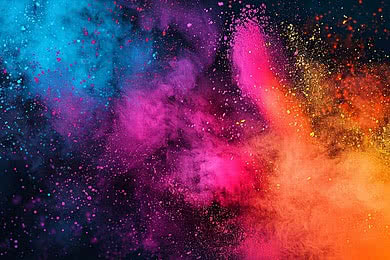
#> input picture NN_PRACTICLE/color_back.jpg, 390 x 260 px
$ python p12_.py
#> lines starting #> are read from the running program, lines starting #| are printed output that depends on the picture

import numpy as np
import matplotlib.pyplot as plt
from PIL import Image
from pathlib import Path

image_path = Path(__file__).parent / "color_back.jpg"

image = Image.open(image_path).convert("L")
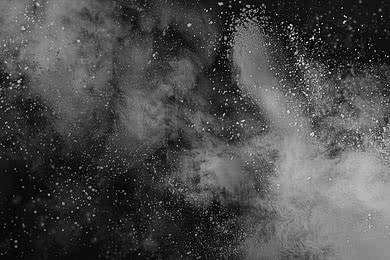
#> image: PIL image 390x260 L; min 0, max 252, mean 74.9
image = Image.open("NN_PRACTICLE/color_back.jpg").convert("L")

# Convert image to NumPy array
img = np.array(image, dtype=float)


# Convolution function
def convolution(image, kernel):
    kernel_size = kernel.shape[0]
    pad = kernel_size // 2

    # Add padding around the image
    padded_image = np.pad(
        image,
        ((pad, pad), (pad, pad)),
        mode="edge"
    )
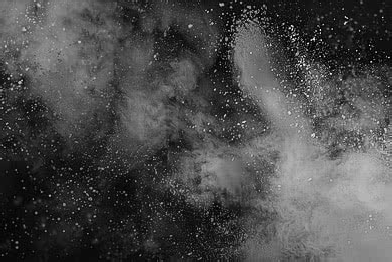
#> padded_image: shape (262, 392) float64; min 0, max 252, mean 74.7

    # Create output image
    output = np.zeros_like(image)

    # Perform convolution
    for i in range(image.shape[0]):
        for j in range(image.shape[1]):

            region = padded_image[
                i:i + kernel_size,
                j:j + kernel_size
            ]

            output[i, j] = np.sum(region * kernel)
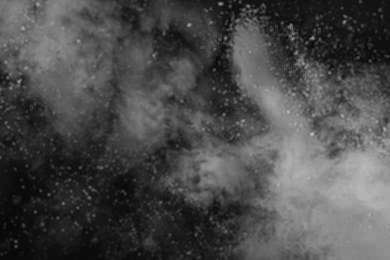
#> output: shape (260, 390) float64; min 5.78, max 196, mean 74.9

    # Keep pixel values between 0 and 255
    output = np.clip(output, 0, 255)

    return output


# -----------------------------
# Define convolution kernels
# -----------------------------

# Blur kernel
blur_kernel = np.array([
    [1, 1, 1],
    [1, 1, 1],
    [1, 1, 1]
]) / 9


# Sharpen kernel
sharpen_kernel = np.array([
    [0, -1, 0],
    [-1, 5, -1],
    [0, -1, 0]
])


# Edge detection kernel
edge_kernel = np.array([
    [-1, -1, -1],
    [-1,  8, -1],
    [-1, -1, -1]
])


# -----------------------------
# Apply convolution
# -----------------------------

blur_image = convolution(img, blur_kernel)

sharpen_image = convolution(img, sharpen_kernel)
#> after the loop in convolution (call 2), `for i in range(image.shape[0]):`:
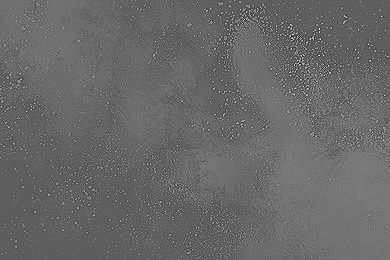
#> output: shape (260, 390) float64; min -532, max 952, mean 74.9; drawn with min black and max white
#> in convolution (call 2), `output = np.clip(output, 0, 255)`:
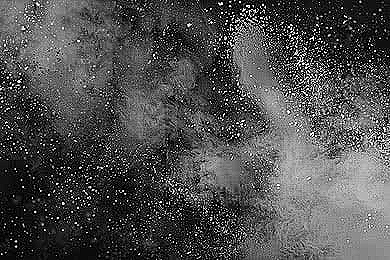
#> output: shape (260, 390) float64; min 0, max 255, mean 79.3

edge_image = convolution(img, edge_kernel)
#> in convolution (call 3), `output = np.clip(output, 0, 255)`:
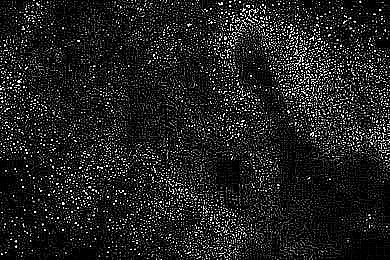
#> output: shape (260, 390) float64; min 0, max 255, mean 34.1


# -----------------------------
# Display results
# -----------------------------

plt.figure(figsize=(12, 8))

plt.subplot(2, 2, 1)
plt.imshow(img, cmap="gray")
plt.title("Original Grayscale Image")
plt.axis("off")

plt.subplot(2, 2, 2)
plt.imshow(blur_image, cmap="gray")
plt.title("Blurred Image")
plt.axis("off")

plt.subplot(2, 2, 3)
plt.imshow(sharpen_image, cmap="gray")
plt.title("Sharpened Image")
plt.axis("off")

plt.subplot(2, 2, 4)
plt.imshow(edge_image, cmap="gray")
plt.title("Edge Detection")
plt.axis("off")

plt.tight_layout()
plt.show()

$ run again, with NN_PRACTICLE/test_image.jpg copied over NN_PRACTICLE/color_back.jpg
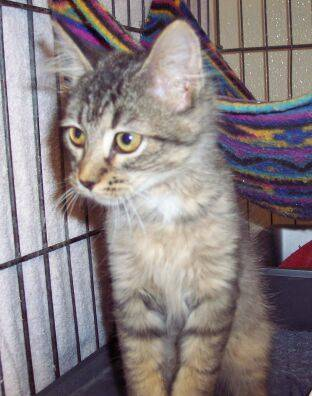
#> input picture NN_PRACTICLE/test_image.jpg, 312 x 396 px
#> after the loop in convolution (call 3), `for i in range(image.shape[0]):`:
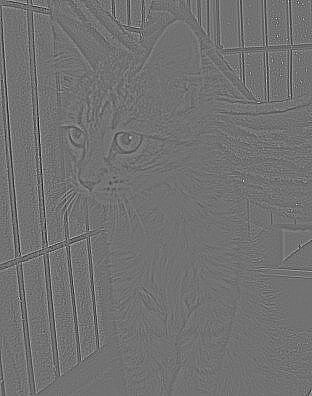
#> output: shape (396, 312) float64; min -707, max 871, mean 0; drawn with min black and max white
#> in convolution (call 3), `output = np.clip(output, 0, 255)`:
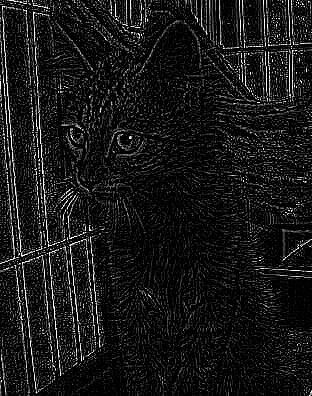
#> output: shape (396, 312) float64; min 0, max 255, mean 22.9
